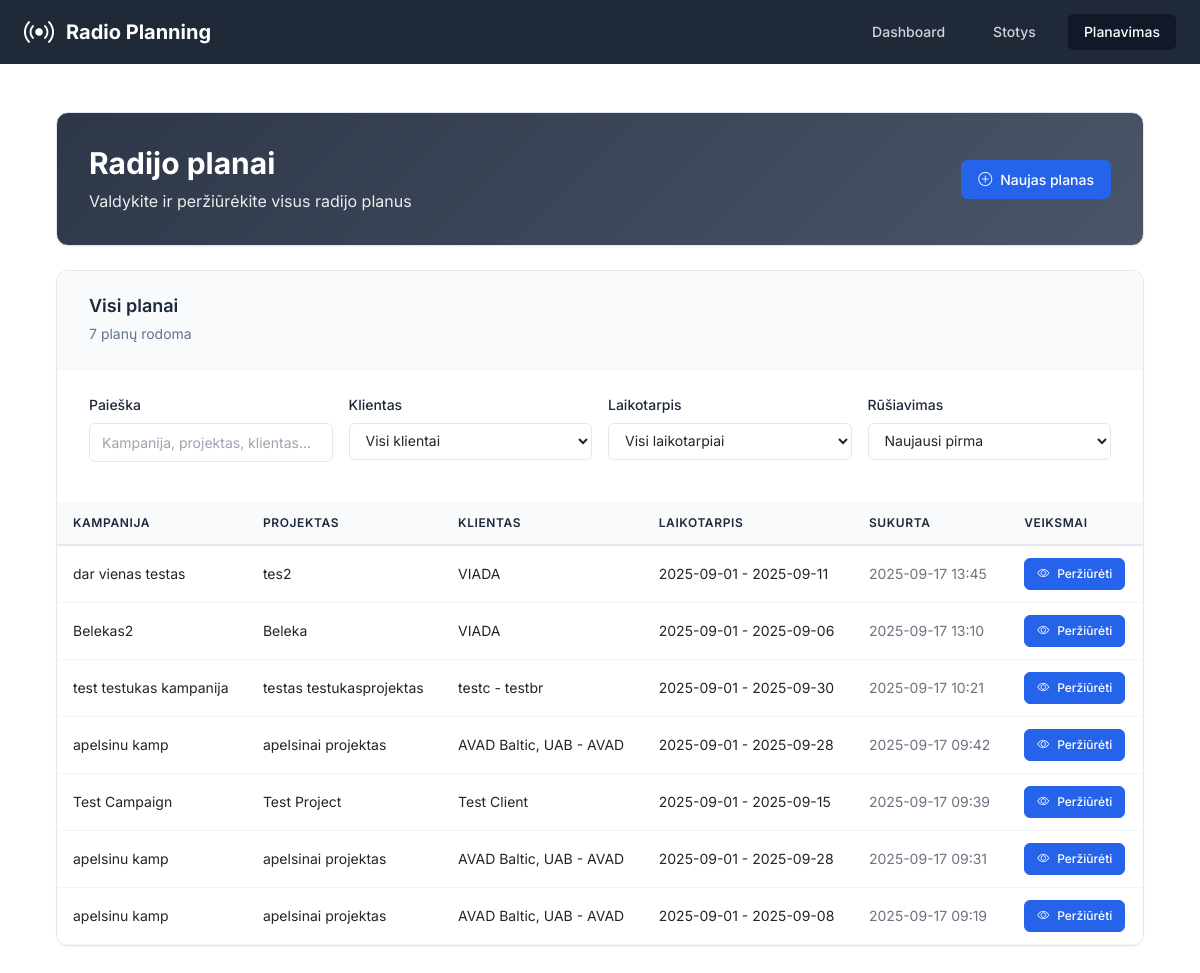
Screenshot of /planning with the database file from the repository.
### app/models.py (models this page shows, shortened)
class RadioPlan(db.Model):
    __tablename__ = 'radio_plans'
    id = db.Column(db.Integer, primary_key=True)
    campaign_id = db.Column(db.Integer, nullable=False)  # From projects-crm
    campaign_name = db.Column(db.String(200))
    project_id = db.Column(db.Integer)
    project_name = db.Column(db.String(200))
    client_brand_id = db.Column(db.Integer)
    client_brand_name = db.Column(db.String(200))
    start_date = db.Column(db.Date, nullable=False)
    end_date = db.Column(db.Date, nullable=False)
    target_audience = db.Column(db.String(50), nullable=False)
    our_discount = db.Column(db.Float, default=0)  # Percentage
    client_discount = db.Column(db.Float, default=0)  # Percentage
    created_at = db.Column(db.DateTime, default=datetime.utcnow)
    updated_at = db.Column(db.DateTime, default=datetime.utcnow, onupdate=datetime.utcnow)
    spots = db.relationship('RadioSpot', backref='plan', lazy='dynamic', cascade='all, delete-orphan')
    clips = db.relationship('RadioClip', backref='plan', lazy='dynamic', cascade='all, delete-orphan')
    selected_stations = db.relationship('RadioStation', secondary=plan_stations, lazy='subquery',
                                      backref=db.backref('plans', lazy=True))

### app/routes.py (the view)
@main_bp.route('/planning')
def planning():
    plans = RadioPlan.query.order_by(RadioPlan.created_at.desc()).all()
    return render_template('planning.html', plans=plans)

### app/templates/planning.html (shortened to what this page needs)
{% extends "base.html" %}
{% block content %}
<div class="container-fluid p-0">
    <div class="dashboard-header mb-4">
        <div class="header-content">
            <div class="flex justify-between items-center">
                <div>
                    <h1 class="text-3xl font-bold mb-2">Radijo planai</h1>
                    <p class="opacity-90">Valdykite ir peržiūrėkite visus radijo planus</p>
                </div>
                <a href="{{ url_for('main.new_plan') }}" class="btn-professional btn-primary">
                    <i class="bi bi-plus-circle"></i>
                    <span>Naujas planas</span>
                </a>
            </div>
        </div>
    </div>
    <div class="professional-section">
        <div class="section-header">
            <div class="section-title">
                <h3>Visi planai</h3>
                <span class="section-subtitle"><span id="filteredCount">{{ plans | length }}</span> planų rodoma</span>
            </div>
        </div>
        <div class="filter-content">
            <div class="filter-grid">
                <div class="filter-item">
                    <label for="searchFilter" class="filter-label">Paieška</label>
                    <input type="text" id="searchFilter" class="filter-input" placeholder="Kampanija, projektas, klientas...">
                </div>
                <div class="filter-item">
                    <label for="clientFilter" class="filter-label">Klientas</label>
                    <select id="clientFilter" class="filter-select">
                        <option value="">Visi klientai</option>
                    </select>
                </div>
                <div class="filter-item">
                    <label for="dateFilter" class="filter-label">Laikotarpis</label>
                    <select id="dateFilter" class="filter-select">
                        <option value="">Visi laikotarpiai</option>
                    </select>
                </div>
                <div class="filter-item">
                    <label for="sortFilter" class="filter-label">Rūšiavimas</label>
                    <select id="sortFilter" class="filter-select">
                        <option value="newest">Naujausi pirma</option>
                    </select>
                </div>
            </div>
        </div>
        <div class="table-container">
            {% if plans %}
            <div class="table-responsive">
                <table class="professional-table">
                    <thead>
                        <tr>
                            <th>Kampanija</th>
                            <th>Projektas</th>
                            <th>Klientas</th>
                            <th>Laikotarpis</th>
                            <th>Sukurta</th>
                            <th>Veiksmai</th>
                        </tr>
                    </thead>
                    <tbody>
                        {% for plan in plans %}
                        <tr class="plan-row"
                            data-campaign="{{ (plan.campaign_name or '')|lower }}"
                            data-project="{{ (plan.project_name or '')|lower }}"
                            data-client="{{ (plan.client_brand_name or '')|lower }}"
                            data-start-date="{{ plan.start_date.strftime('%Y-%m-%d') }}"
                            data-end-date="{{ plan.end_date.strftime('%Y-%m-%d') }}"
                            data-created="{{ plan.created_at.strftime('%Y-%m-%d') }}">
                            <td>{{ plan.campaign_name or 'N/A' }}</td>
                            <td>{{ plan.project_name or 'N/A' }}</td>
                            <td>{{ plan.client_brand_name or 'N/A' }}</td>
                            <td>
                                <span class="text-sm">
                                    {{ plan.start_date.strftime('%Y-%m-%d') }} - {{ plan.end_date.strftime('%Y-%m-%d') }}
                                </span>
                            </td>
                            <td class="text-gray-500 text-sm">{{ plan.created_at.strftime('%Y-%m-%d %H:%M') }}</td>
                            <td>
                                <a href="{{ url_for('main.view_plan', plan_id=plan.id) }}" class="btn-professional btn-primary btn-sm">
                                    <i class="bi bi-eye"></i>
                                    <span>Peržiūrėti</span>
                                </a>
                            </td>
                        </tr>
                        {% endfor %}
                    </tbody>
                </table>
            </div>
            {% endif %}
        </div>
    </div>
</div>
{% endblock %}

### app/templates/base.html (style rules this page uses)
body { font-family: 'Inter', sans-serif; }

### app/templates/planning.html (style rules this page uses)
:root { --primary-color: #2563eb; --success-color: #059669; --info-color: #0891b2; --warning-color: #d97706; --background-light: #f8fafc; --background-white: #ffffff; --text-primary: #1e293b; --text-secondary: #64748b; --text-muted: #94a3b8; --border-color: #e2e8f0; --border-light: #f1f5f9; --shadow-sm: 0 1px 2px 0 rgb(0 0 0 / 0.05); --shadow-md: 0 4px 6px -1px rgb(0 0 0 / 0.1), 0 2px 4px -2px rgb(0 0 0 / 0.1); --shadow-lg: 0 10px 15px -3px rgb(0 0 0 / 0.1), 0 4px 6px -4px rgb(0 0 0 / 0.1); --radius-sm: 6px; --radius-md: 8px; --radius-lg: 12px; }
.dashboard-header { background: linear-gradient(135deg, #2d3748, #4a5568); color: white; border: 1px solid var(--border-color); border-radius: var(--radius-lg); box-shadow: var(--shadow-sm); padding: 2rem; margin-bottom: 2rem; }
.btn-professional { display: inline-flex; align-items: center; gap: 0.5rem; padding: 0.5rem 1rem; border-radius: var(--radius-sm); font-size: 0.875rem; font-weight: 500; text-decoration: none; border: 1px solid transparent; transition: all 0.2s ease; cursor: pointer; }
.btn-professional.btn-sm { padding: 0.375rem 0.75rem; font-size: 0.75rem; }
.btn-professional.btn-primary { background: var(--primary-color); color: white; border-color: var(--primary-color); }
.professional-section { background: var(--background-white); border: 1px solid var(--border-color); border-radius: var(--radius-lg); box-shadow: var(--shadow-sm); overflow: hidden; }
.section-header { padding: 1.5rem 2rem; border-bottom: 1px solid var(--border-light); background: var(--background-light); }
.section-title h3 { font-size: 1.125rem; font-weight: 600; color: var(--text-primary); margin: 0 0 0.25rem 0; }
.section-subtitle { color: var(--text-secondary); font-size: 0.875rem; }
.table-container { overflow: hidden; }
.professional-table { width: 100%; border-collapse: collapse; font-size: 0.875rem; background: var(--background-white); }
.professional-table th { background: var(--background-light); color: var(--text-primary); font-weight: 600; padding: 0.75rem 1rem; text-align: left; border-bottom: 2px solid var(--border-color); font-size: 0.75rem; text-transform: uppercase; letter-spacing: 0.05em; }
.professional-table td { padding: 0.75rem 1rem; border-bottom: 1px solid var(--border-light); vertical-align: middle; font-size: 0.875rem; background: var(--background-white); }
.filter-content { padding: 1.5rem 2rem; }
.filter-grid { display: grid; grid-template-columns: repeat(auto-fit, minmax(200px, 1fr)); gap: 1rem; margin-bottom: 1rem; }
.filter-item { display: flex; flex-direction: column; gap: 0.5rem; }
.filter-label { font-size: 0.875rem; font-weight: 500; color: var(--text-primary); }
.filter-input, .filter-select { padding: 0.5rem 0.75rem; border: 1px solid var(--border-color); border-radius: var(--radius-sm); font-size: 0.875rem; transition: all 0.2s ease; background: var(--background-white); }
.opacity-90 { opacity: 0.9; }

### rows the page displays
RadioPlan: campaign_name "dar vienas testas", project_name "tes2", client_brand_name "VIADA", start_date "2025-09-01", end_date "2025-09-11", created_at "2025-09-17 13:45"
RadioPlan: campaign_name "Belekas2", project_name "Beleka", client_brand_name "VIADA", start_date "2025-09-01", end_date "2025-09-06", created_at "2025-09-17 13:10"
RadioPlan: campaign_name "test testukas kampanija", project_name "testas testukasprojektas", client_brand_name "testc - testbr", start_date "2025-09-01", end_date "2025-09-30", created_at "2025-09-17 10:21"
RadioPlan: campaign_name "apelsinu kamp", project_name "apelsinai projektas", client_brand_name "AVAD Baltic, UAB - AVAD", start_date "2025-09-01", end_date "2025-09-28", created_at "2025-09-17 09:42"
RadioPlan: campaign_name "Test Campaign", project_name "Test Project", client_brand_name "Test Client", start_date "2025-09-01", end_date "2025-09-15", created_at "2025-09-17 09:39"
RadioPlan: campaign_name "apelsinu kamp", project_name "apelsinai projektas", client_brand_name "AVAD Baltic, UAB - AVAD", start_date "2025-09-01", end_date "2025-09-28", created_at "2025-09-17 09:31"
RadioPlan: campaign_name "apelsinu kamp", project_name "apelsinai projektas", client_brand_name "AVAD Baltic, UAB - AVAD", start_date "2025-09-01", end_date "2025-09-08", created_at "2025-09-17 09:19"

### other values shown
{{ plans | length }} "7"
